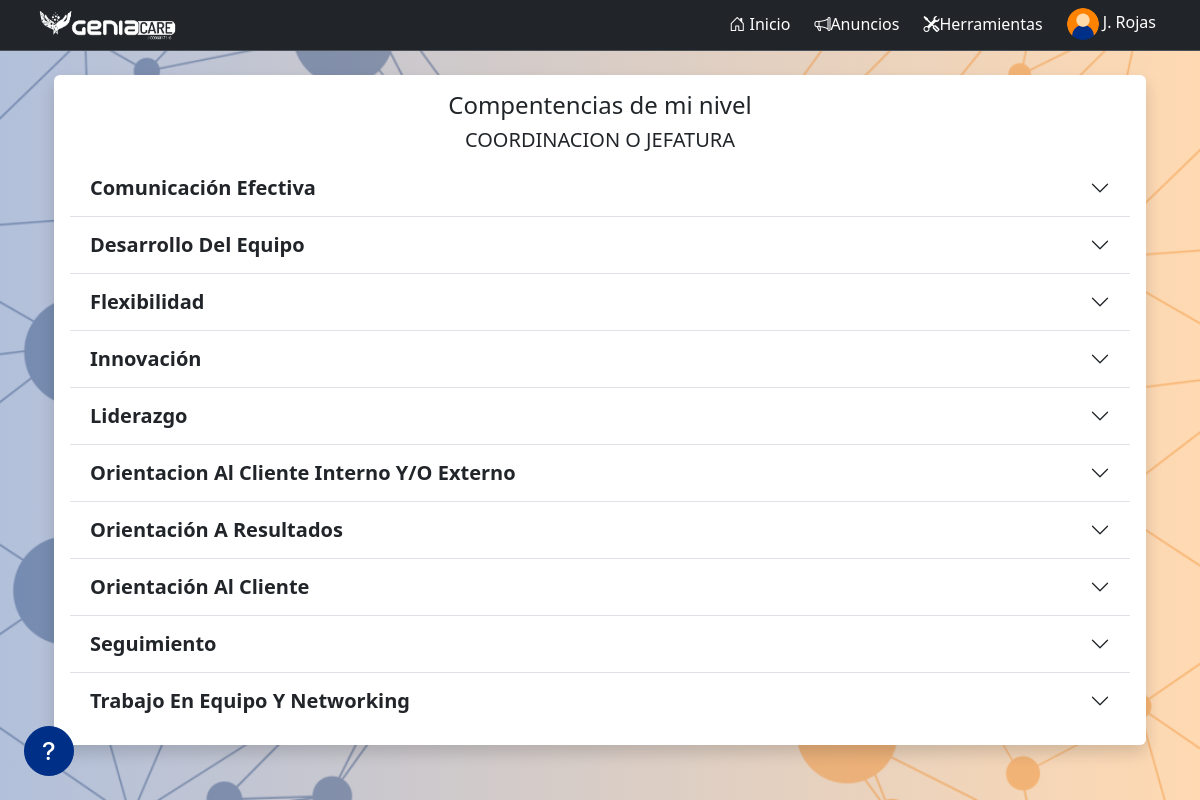
Page /competences/my_level/ (signed in) on the committed database.
### performanceGC/models.py (models this page shows, shortened)
class Empleado(models.Model):
    imagen = models.ImageField(upload_to='images/', null=True, blank=True)
    nombre = models.TextField(max_length=200)
    apellido = models.TextField(max_length=200)
    cedula = models.IntegerField(default=0, unique=True)
    ficha = models.IntegerField(default=0, unique=True)
    ceco = models.CharField(max_length=15)
    fechaIngreso = models.DateField('Fecha de Ingreso', null=True, blank=True)
    fechaEgreso = models.DateField(null=True, blank=True)
    fechaNacimiento = models.DateField(null=True, blank=True)
    cargo = models.ForeignKey(Cargo, on_delete=models.CASCADE)
    usuario = models.OneToOneField(
        User, on_delete=models.CASCADE, null=True, blank=True)
    es_evaluado = models.BooleanField(default=True)
    history = HistoricalRecords()
    class Meta:
        ordering = ['ficha']
        verbose_name = 'Empleado'
        verbose_name_plural = 'Empleados'
    def __str__(self):
        return self.nombre + ' ' + self.apellido
    def get_short_name(self):
        return f'{self.nombre[0]}. {self.apellido.split()[0]}'.title()
    def nivel(self):
        return self.cargo.nivel.nivel

class Nivel(models.Model):
    nivel = models.TextField()
    history = HistoricalRecords()
    class Meta:
        ordering = ['nivel']
        verbose_name = 'Clasificación de Nivel'
        verbose_name_plural = 'Clasificación de Niveles'
    def __str__(self) -> str:
        return self.nivel

class Competencias(models.Model):
    nombre = models.CharField(max_length=100)
    descripcion = models.TextField()
    nivel = models.ForeignKey(Nivel, on_delete=models.CASCADE)
    significado1 = models.TextField(blank=True, null=True)
    significado2 = models.TextField(blank=True, null=True)
    significado3 = models.TextField(blank=True, null=True)
    significado4 = models.TextField(blank=True, null=True)
    history = HistoricalRecords()
    class Meta:
        ordering = ['nivel', 'nombre']
        verbose_name = 'Competencia'
        verbose_name_plural = 'Competencias'

### performanceGC/views.py (the view)
# urls.py: path('competences/my_level/' , views.competencias_by_my_level, name='competences'),
@login_required(login_url='account_login')
def competencias_by_my_level(request):
    empleado = request.user.empleado
    nivel = empleado.nivel()
    competencias = Competencias.objects.filter(nivel=nivel)
    return render(request, 'competencias_level.html', {
        'competencias': competencias,
        'nivel': nivel
    })

### performanceGC/models.py (called while the page is built)
    def __str__(self):
        return self.nombreText

### performanceGC/templatetags/custom_tags.py (called while the page is built)
@register.filter
def get_file_url(file_field):
    try:
        return file_field.url
    except ValueError:
        return None

### performanceGC/templates/competencias_level.html (shortened to what this page needs)
{% extends 'main.html' %}
{% load static %}
{% block content %}
  <main class="container">
    <section class="row justify-content-center">
      <div class="col">
        <div class="card card-body border-0 shadow mt-4">
          <h4 class="text-center">Compentencias de mi nivel</h4>
          <h5 class="text-center">{{ nivel|capfirst }}</h5>
          <div class="accordion accordion-flush" id="competencesAccordion">
            {% for competencia in competencias %}
              <div class="accordion-item">
                <h2 class="accordion-header" id="flush-heading{{ competencia.id }}"><button class="accordion-button collapsed fw-bold fs-5" type="button" data-bs-toggle="collapse" data-bs-target="#flush-collapse{{ competencia.id }}" aria-expanded="false" aria-controls="flush-collapse{{ competencia.id }}">{{ competencia.nombre|title }}</button></h2>
              </div>
            {% endfor %}
          </div>
        </div>
      </div>
    </section>
  </main>
{% endblock %}

### performanceGC/templates/partials/navbar.html (shortened to what this page needs)
{% load static %}
{% load custom_tags %}
<nav class="navbar navbar-expand-lg bg-dark border-bottom border-bottom-dark py-0 sticky-md-top" data-bs-theme="dark">
  <div class="container-fluid mx-4">
    <a class="navbar-brand" href="{% url 'index' %}"><img src="{% static 'logo.png' %}" alt="GeniaCare" height="36" class="logo" /></a>
    {% if user.is_authenticated %}
      <div class="collapse navbar-collapse" id="navbarSupportedContent">
        <ul class="navbar-nav ms-auto mb-2 mb-lg-0 gap-2 align-items-center">
          <li class="nav-item-gc">
            <a class="nav-link {% if request.resolver_match.url_name == 'index' %}active{% endif %} fs-6" aria-current="page" href="{% url 'index' %}">
              <i class="bi bi-house-door"></i>
              Inicio
            </a>
          </li>
          <li class="nav-item-gc">
            <a class="nav-link fs-6 bi bi-megaphone {% if request.resolver_match.url_name == 'announcements' %}active{% endif %}" aria-current="page" href="{% url 'announcements' %}">Anuncios</a>
          </li>
          {% if user.is_staff %}
            <li class="nav-item-gc">
              <button class="nav-link fs-6 bi bi-tools" data-bs-toggle="offcanvas" href="#offcanvasTools" role="button" aria-controls="offcanvasTools" aria-expanded="false">Herramientas</button>
            </li>
          {% endif %}
          <li class="nav-item-gc">
            <button class="nav-link fs-6" data-bs-toggle="offcanvas" href="#offcanvasUser" role="button" aria-controls="offcanvasUser" aria-expanded="false">
              {% with default_avatar_name='default-avatar.png' %}
                {% static default_avatar_name as default_avatar_url %}
                <img src="{{ user.empleado.imagen|get_file_url|default:default_avatar_url }}" alt="Sin imagen" onerror="this.onerror=null;this.src='{{ default_avatar_url }}';" class="rounded-circle" style="width: 32px; height: 32px; image-rendering: auto; object-fit: cover;" />
              {% endwith %}
              {{ user.empleado.get_short_name }}
            </button>
          </li>
        </ul>
      </div>
    {% else %}
      <ul class="navbar-nav ms-auto">
        <li class="nav-item-gc">
          <a class="nav-link fs-6 {% if request.resolver_match.url_name == 'account_login' %}active{% endif %}" aria-current="page" href="{% url 'account_login' %}">Iniciar Sesión</a>
        </li>
      </ul>
    {% endif %}
  </div>
</nav>

### rows in the picture
Nivel: nivel "COORDINACION O JEFATURA"
Competencias: nombre "Comunicación Efectiva"
Competencias: nombre "Desarrollo Del Equipo"
Competencias: nombre "Flexibilidad"
Competencias: nombre "Innovación"
Competencias: nombre "Liderazgo"
Competencias: nombre "Orientacion Al Cliente Interno Y/O Externo"
Competencias: nombre "Orientación A Resultados"
Competencias: nombre "Orientación Al Cliente"
Competencias: nombre "Seguimiento"
Competencias: nombre "Trabajo En Equipo Y Networking"

### other values in the picture
{{ user.empleado.get_short_name }} "J. Rojas"
